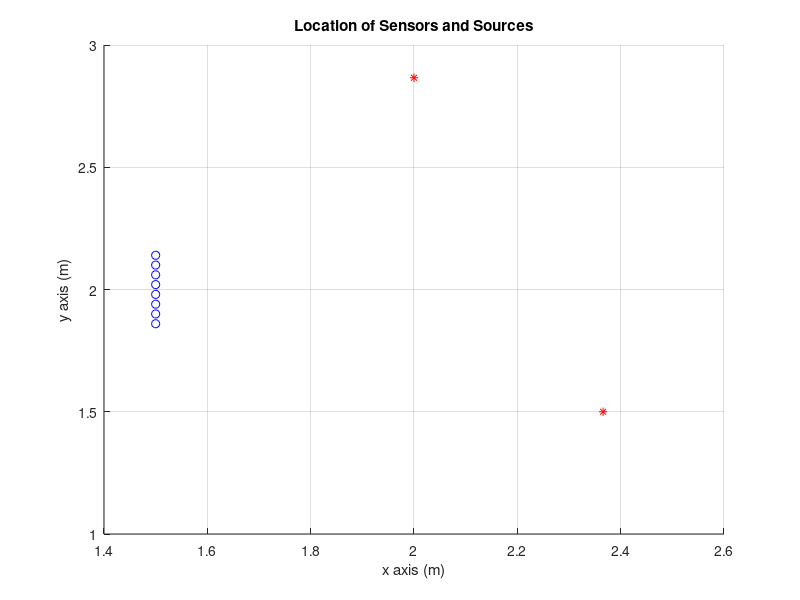

The MATLAB script that drew this image: (Note: this script raises an error after producing the figure.)
%% Clear all
clc;
clear;
close all;

%% Plot location sources and sensors
load('location_sensor');
load('location_source');

len_sen = length(locationSensor);
len_sour = length(locationSource);

figure(); hold on;
for i = 1:len_sen
    plot3(locationSensor{i}(1), locationSensor{i}(2), locationSensor{i}(3), 'bo')
end
for j = 1:len_sour
    plot3(locationSource{j}(1), locationSource{j}(2), locationSource{j}(3), 'r*')
end
xlabel('x axis (m)'); ylabel('y axis (m)'); zlabel('z axis (m)');
title('Location of Sensors and Sources');
grid; hold off;

%% Calculate Ideal Sample delay

SS = 343.3;
Fs = 16000; % [x_wav,Fs] = audioread('--.wav');에서 얻어냄, s1, s2의 Fs 같음

MicDist1=zeros(len_sen,3);
MicDist2=zeros(len_sen,3);
dist1=zeros(len_sen,1);
dist2=zeros(len_sen,1);

for i = 1 : len_sen
    MicDist1(i,:) = locationSensor{i} - locationSource{1};
    dist1(i) = sqrt(sum(MicDist1(i,:).*MicDist1(i,:)));
    MicDist2(i,:) = locationSensor{i} - locationSource{2};
    dist2(i) = sqrt(sum(MicDist2(i,:).*MicDist2(i,:)));
end

Ideal1 = zeros(len_sen,1);
Ideal2 = zeros(len_sen,1);
for i = 1 : len_sen
    Ideal1(i) = dist1(i)/SS *Fs;
    Ideal2(i) = dist2(i)/SS *Fs;
end

fprintf('Ideal Delay _s1 = %f\n', Ideal1(1)- Ideal1(8));
fprintf('Ideal Delay _s2 = %f\n', Ideal2(1)- Ideal2(8));

%% GCC를 이용하여 sample delay 추정하기
for opt = 1:2
    if opt == 1
        [x_wav,Fs] = audioread('./s_2x8_source_1.wav');
        [nsample, nch] = size(x_wav);
    else
        [x_wav,Fs] = audioread('./s_2x8_source_2.wav');
        [nsample, nch] = size(x_wav);
    end
    
    %%% STFT Setting ---------------------------------------------------
    winL = 512;  % number of sample to windowing
    nfft = winL;
    nshift = 128;
    shiftdiv = winL/nshift;
    
    if shiftdiv == 2
        win = sin(pi*([0:1:winL-1]'+0.5)/winL); %1/2 shift
    end
    if shiftdiv == 4
        win = sqrt(2/3)*hanning(winL,'periodic');%1/4shift
    end
    
    nover = winL - nshift; % number of sample to window overlap
    
    nhfft = nfft/2+1; % half + 1 of fftsize
    nframe = floor((nsample - nover)/nshift); %number of frame on STFT matrix
    
    x_frame = zeros(winL,nch);
    X = zeros(nch,nhfft);
    
    Dtmp = zeros(1, nframe);
    R = zeros(winL, 1, nframe);
    
    X_buffer1 = zeros(nch,nhfft,nframe); % frame 단위 fft 저장
    X_buffer2 = zeros(nch,nhfft,nframe);
    
    if opt == 1
        G1 = zeros(1, nhfft, nframe);
    else
        G2 = zeros(1, nhfft, nframe);
    end
    G = zeros(1, nhfft);
    
    %%% STFT ------------------------------------------------------------
    for dfr = 1 : nframe
        x_frame = x_wav((dfr-1)*nshift+1 : (dfr-1)*nshift+winL, :);
        for ch = 1 : nch
            Xtmp = fft(x_frame(:,ch).* win);  % 양방향 fft
            X(ch,:) = Xtmp(1:nhfft).';        % 단방향 fft
        end
        
        %%% GCC
        if opt == 1
            X_buffer1(:,:,dfr) = X;
            G1(:,:, dfr) = X(1,:) .* conj(X(8,:));
            G = G1(:,:, dfr);
        else
            X_buffer2(:,:,dfr) = X;
            G2(:,:, dfr) = X(1,:) .* conj(X(8,:));
            G = G2(:,:, dfr);
        end
        
        %%% ISTFT
        R(:,:,dfr) = ifft([(G.'); (G(1, end-1:-1:2)')], 'symmetric');
        
        [Max, locs] = max(R(:,:,dfr), [], 'linear');
        if Max ~= 0
            % 실제 delay는 0부터 시작하는데 locs는 1부터 시작하므로 1 빼줌
            Dtmp(dfr) = locs-1;
        end
    end
    
    if opt == 1
        % frame 길이에 따라서 다를 수 있음. non-speech 구간때문에 약간의 오차 존재
        Delay1 = mode(Dtmp); % 최빈값
    else
        % -delay_max ~ delay_max까지만 유효함 -> ring buffer로 돌기 때문에 음수 값 얻으려면 -winL 해야함
        Delay2 = mode(Dtmp) - winL; % 최빈값
    end
end

fprintf("Sample Delay_s1 = %f\n", Delay1);
fprintf("Sample Delay_s2 = %f\n", Delay2);

%% time domain Interpolation를 GCC에 적용하여 sample delay 추정하기
R1_inp = zeros(16*nfft, 1, nframe);
R2_inp = zeros(16*nfft, 1, nframe);
Dtmp1 = zeros(1,nframe);
Dtmp2 = zeros(1,nframe);

for dfr = 1:nframe
    if mod(nfft/2, 2) == 0 % N = even
        R1_inp(:,:,dfr) = ifft([(G1(1, 1:end-1, dfr).'); zeros(nfft/2*15, 1); G1(1, end, dfr); zeros(nfft/2*15, 1); (G1(1, end-1:-1:2, dfr)')], 'symmetric');
        R2_inp(:,:,dfr) = ifft([(G2(1, 1:end-1, dfr).'); zeros(nfft/2*15, 1); G2(1, end, dfr); zeros(nfft/2*15, 1); (G2(1, end-1:-1:2, dfr)')], 'symmetric');        
    else                   % N = odd
        R1_inp(:,:,dfr) = ifft([(G1(1, : , dfr).'); zeros(nfft*15, 1); (G1(1, end-1:-1:2, dfr)')], 'symmetric');
        R2_inp(:,:,dfr) = ifft([(G2(1, : , dfr).'); zeros(nfft*15, 1); (G2(1, end-1:-1:2, dfr)')], 'symmetric');
    end
    
    [Max1, locs1] = max(R1_inp(:,:,dfr), [], 'linear');
    if Max1 ~= 0
        Dtmp1(dfr) = (locs1-1)/16; % interpolation 때문에 16배 길어진 길이 조정
    end
    [Max2, locs2] = max(R2_inp(:,:,dfr), [], 'linear');
    if Max2 ~= 0
        Dtmp2(dfr) = (locs2-1)/16 - winL;
    end
end

Delay1_inp = mode(Dtmp1); % 최빈값
Delay2_inp = mode(Dtmp2); % 최빈값

fprintf("Interpolation Delay_s1 = %f\n", Delay1_inp);
fprintf("Interpolation Delay_s2 = %f\n", Delay2_inp);

%% SRP를 이용하여 각도 추정하기

% mic array 중심
mic_anchor = [1.5 2 1];
source_arc = zeros(181, 3);
rad = pi/180;
L = 181; % Source를 L points로 dicretize

for dl = 1 : L
    source_arc(dl, :) = [sin(dl*rad) -cos(dl*rad) 0] + mic_anchor;
end

% tau(m,l) = mth mic와 lth 가상 source간의 거리, sample delay
ArcDist = zeros(nch, L);
ArcDelay = zeros(nch, L);

for dl = 1 : L
    for ch = 1 : nch
        ArcDist(ch, dl) = norm(locationSensor(ch) - source_arce(dl, :));
        ArcDelay(ch, dl) = ArcDist(ch,dl)/SS * Fs;
    end
end

% E(l)
Power = zeros(L, nframe);
X_buffer = zeros(nch,nhfft,nframe);

% 수식 (6.21) discrete ver.
for opt = 1 : 2
    if opt == 1
        X_buffer = X_buffer1;
    else
        clear X_buffer;
        X_buffer = X_buffer2;
    end
    
    for dfr = 1 : nframe
        for dl = 1 : L
            power_tmp2 = 0;
            for df = 1 : nhfft
                power_tmp1 = 0;
                for ch = 1 : nch
                    power_tmp1 = power_tmp1 + X_buffer(ch, df, dfr).*exp(j*(2*pi*df/nfft*ArcDelay(ch, dl)));
                end
                power_tmp2 = power_tmp2 + power_tmp1.^2;
            end
            Power(dl, dfr) = power_tmp2;
        end
    end
    
    if opt == 1
        Power1 = Power;
    else
        Power2 = Power;
    end
end








